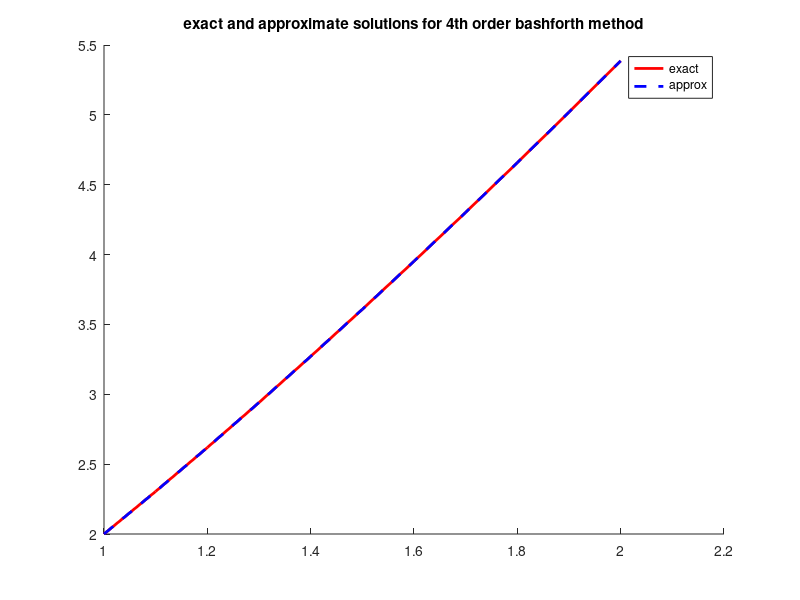

The MATLAB script that drew this image:
clc clf clear all #AWillis citing serpent999 1.19

fc='1+(y/t)';f=inline(fc,'t','y');t0=1;y0=2;tf=2;n=10;h=(tf-t0)/n;

ta(1)=t0;w(1)=y0; for i=1:n 
  
  ta(i+1)=ta(i)+h;
  rk1=f(ta(i),w(i));
  rk2=f(ta(i)+.5*h,w(i)+.5*rk1*h);
  rk3=f(ta(i)+.5*h,w(i)+.5*rk2*h);
  rk4=f(ta(i)+h,w(i)+rk3*h);

  w(i+1)=w(i)+1/6*(rk1+2*rk2+2*rk3+rk4)*h;end 
  for i=1:n

ta(i+1)=ta(i)+h; if(i>3)

k1=f(ta(i),w(i));
k2=f(ta(i-1),w(i-1));
k3=f(ta(i-2),w(i-2));
k4=f(ta(i-3),w(i-3));

w(i+1)=(w(i)+h/24*(55*k1-59*k2+37*k3-9*k4));end end

t=ta;y=t .*(log(t)+2);

hold on 
xlabel=('x');ylabel=('y');
title('exact and approximate solutions for 4th order bashforth method');
plot(t,y,'-','Linewidth',2,'color',[1 0 0]);
plot(ta,w,'--','Linewidth',2,'color',[0 0 1]);
legend('exact','approx');

for j=1:n+1, disp(sprintf('t=%f,w=%0.11f,y(t)=%0.11f',t(j),w(j),y(j)));end